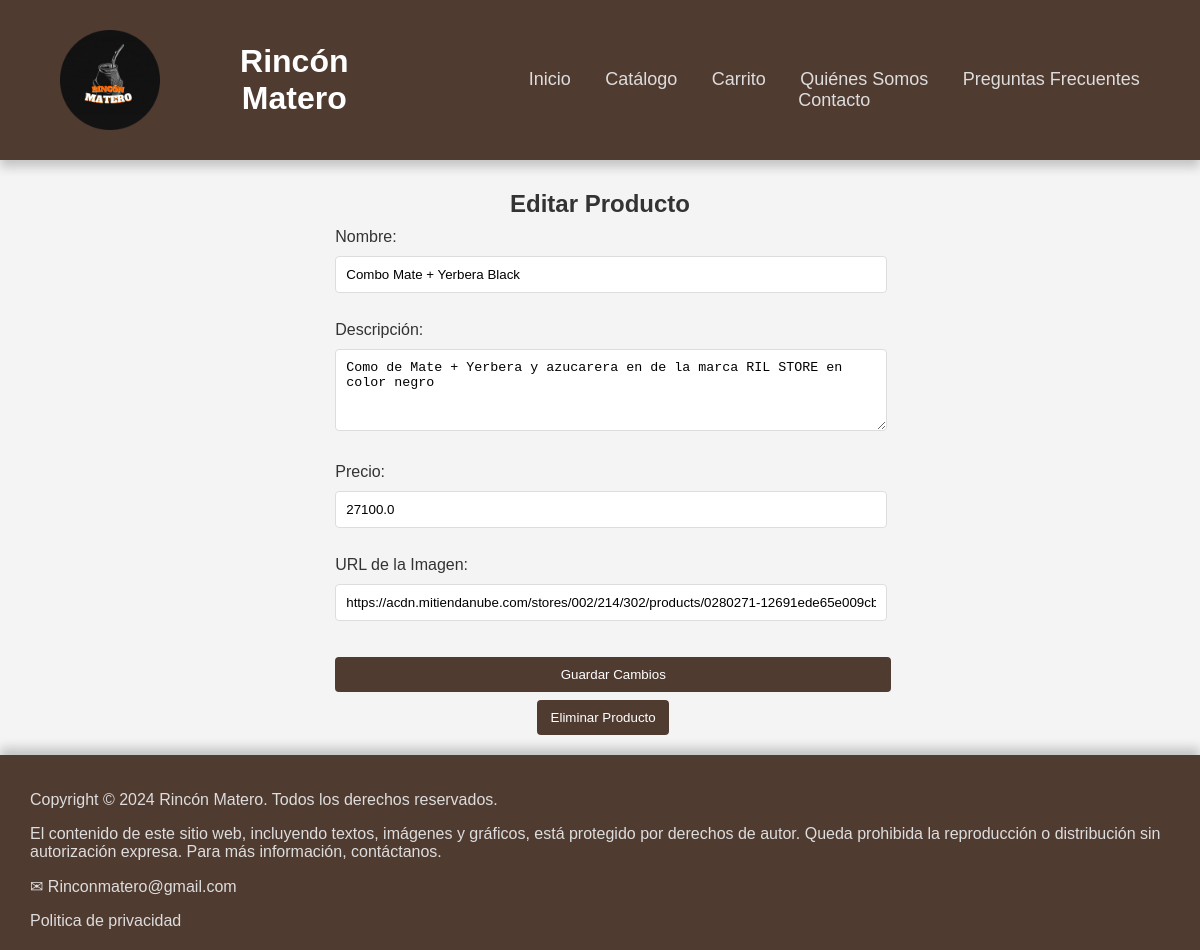
The page /editar_producto/8 on the database as committed earlier.
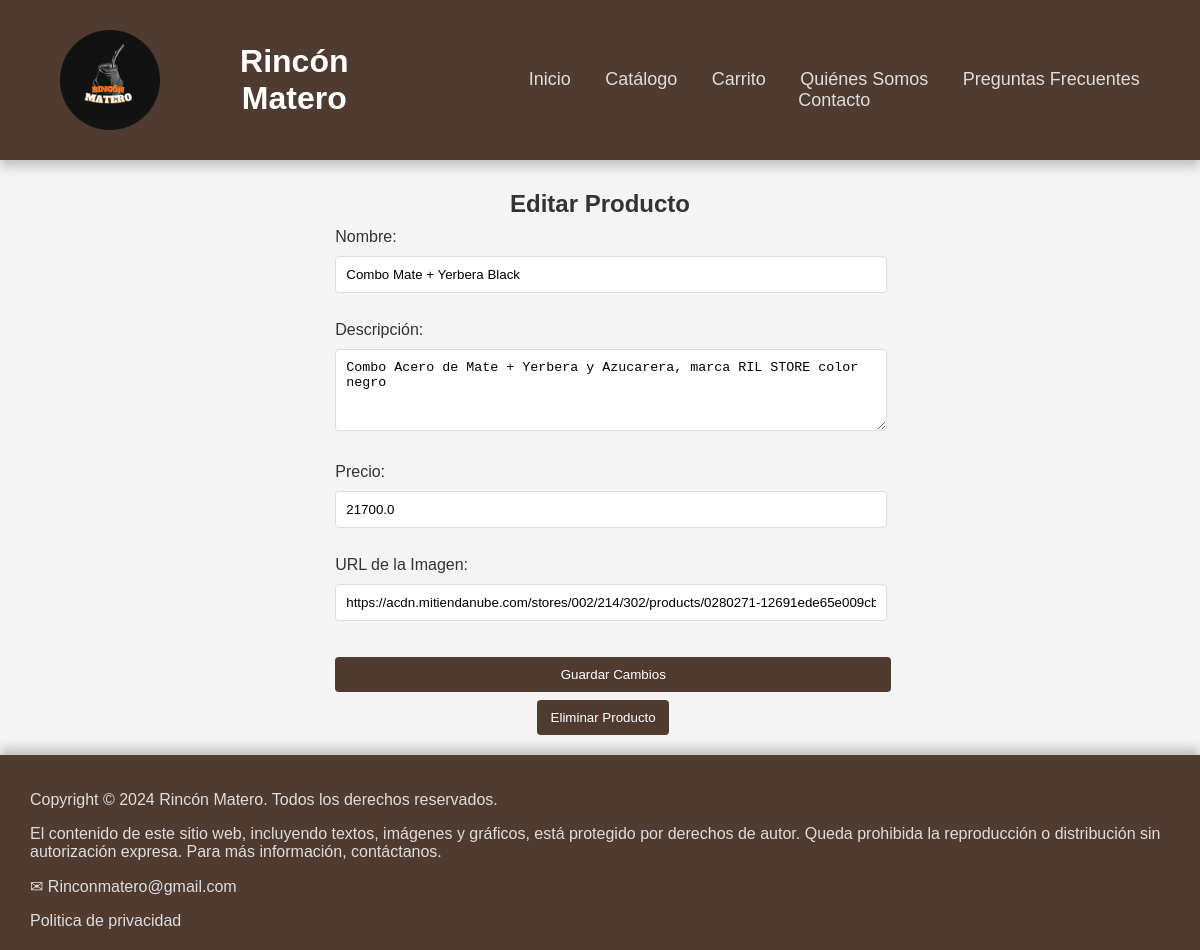
The same page on the database as committed later.
### models.py (models this page shows)
class Producto(db.Model):
    id = db.Column(db.Integer, primary_key=True)
    nombre = db.Column(db.String(100), nullable=False)
    descripcion = db.Column(db.String(200), nullable=False)
    precio = db.Column(db.Float, nullable=False)
    imagen_url = db.Column(db.String(200), nullable=True)  # Campo de imagen agregado

### routes.py (the view, shortened to what this page needs)
@main.route('/editar_producto/<int:producto_id>', methods=['GET', 'POST'])
def editar_producto(producto_id):
    producto = Producto.query.get_or_404(producto_id)
    return render_template('editar_producto.html', producto=producto)

### templates/editar_producto.html (shortened to what this page needs)
{% extends 'base.html' %}
{% block content %}
    <h2>Editar Producto</h2>
    <form method="POST">
        <label for="nombre">Nombre:</label>
        <input type="text" id="nombre" name="nombre" value="{{ producto.nombre }}" required><br><br>
        <label for="descripcion">Descripción:</label>
        <textarea id="descripcion" name="descripcion" rows="4" cols="50" required>{{ producto.descripcion }}</textarea><br><br>
        <label for="precio">Precio:</label>
        <input type="number" id="precio" name="precio" value="{{ producto.precio }}" step="0.01" required><br><br>
        <label for="imagen_url">URL de la Imagen:</label>
        <input type="text" id="imagen_url" name="imagen_url" value="{{ producto.imagen_url }}"><br><br>
        <input type="submit" value="Guardar Cambios">
    </form>
    <form method="POST" action="{{ url_for('main.eliminar_producto', producto_id=producto.id) }}" onsubmit="return confirm('¿Estás seguro de que quieres eliminar este producto?');">
        <input type="submit" value="Eliminar Producto" class="btn-eliminar">
    </form>
{% endblock %}

### templates/base.html (shortened to what this page needs)
<!DOCTYPE html>
<html lang="es">
<head>
    <link rel="stylesheet" href="{{ url_for('static', filename='css/styles.css') }}">
</head>
<body>
    <header>
        <div class="logo">
            <img src="{{ url_for('static', filename='images/iconogrande.png') }}" alt="Imagen Logo Rincón Matero">
            <h1 class="rincon">Rincón Matero</h1>
            <nav>
                <a href="{{ url_for('main.index') }}">Inicio</a>
                <a href="{{ url_for('main.catalogo') }}">Catálogo</a>
                <a href="{{ url_for('main.carrito') }}">Carrito</a>
                <a href="{{ url_for('main.quienes_somos') }}">Quiénes Somos</a>
                <a href="{{ url_for('main.preguntas_frecuentes') }}">Preguntas Frecuentes</a>
                <a href="{{ url_for('main.contacto') }}">Contacto</a>
            </nav>
        </div>
    </header>
    <main>
        {% block content %}{% endblock %}
    </main>
    <footer>
        <div>
        <p>Copyright © 2024 Rincón Matero. Todos los derechos reservados.</p>
        <p>El contenido de este sitio web, incluyendo textos, imágenes y gráficos, está protegido por derechos de autor. Queda prohibida la reproducción o distribución sin autorización expresa. Para más información, contáctanos.</p>
        <a href="mailto:Rinconmatero@gmail.com">✉ Rinconmatero@gmail.com</a>
        <a href="https://policies.google.com/privacy?hl=es">Politica de privacidad</a>
        </div>
    </footer>
</body>
</html>

### static/css/styles.css (style rules this page uses)
body { font-family: 'Trebuchet MS', 'Lucida Sans Unicode', 'Lucida Grande', 'Lucida Sans', Arial, sans-serif; margin: 0; padding: 0; background-color: #f4f4f4; color: #333; display: flex; flex-direction: column; min-height: 100vh; }
header { width: 100%; background-color: #503B31; color: white; padding: 20px 0; text-align: center; box-shadow: 0px 7px 10px rgba(0, 0, 0, 0.2); }
header div { max-width: 1200px; margin: 0 auto; padding-left: 50px; display: flex; flex-direction: row; align-items: center; text-align: center; }
header img { width: 100px; margin: 10px; margin-right: 30px; transition: transform 0.4s ease; }
.rincon { margin-right: 20px; transition: 0.4s ease; animation: cambioDeColores 5s infinite; }
header nav { margin-top: 20px; padding: 15px; }
header nav a { color: #ddd; text-decoration: none; margin: 0px 15px; font-size: 18px; transition: color 0.3s ease; }
footer { width: 100%; background-color: #503B31; color: #ddd; padding: 20px 0; box-shadow: 0px -7px 10px rgba(0, 0, 0, 0.2); display: flexbox; justify-content: left; align-items: left; }
footer div { max-width: 1200px; margin-left: 30px; display: flexbox; flex-direction: column; align-items: center; }
footer a { color: #ddd; text-decoration: none; margin: 5px 0; }
main { width: 80%; margin: 20px auto; display: flex; justify-content: center; align-items: center; flex-direction: column; flex-grow: 1; }
h2, h3, h4 { display: inline; padding: 0px 10px; color: #333; margin: 10px 0; }
form input[type="text"], form input[type="number"], form input[type="email"], form textarea { width: 100%; padding: 10px; margin: 10px 0; border: 1px solid #ddd; border-radius: 4px; transition: background-color 0.3s ease; }
form input[type="submit"] { width: 105%; padding: 10px; margin-top: 8px; background-color: #503B31; color: #fff; border: none; border-radius: 4px; cursor: pointer; transition: background-color 0.3s ease; }

Rows that differ between the two databases and show on the page:
changed Producto "Combo Mate + Yerbera Black": descripcion "Como de Mate + Yerbera y azucarera en de la marca RIL STORE en color negro" → "Combo Acero de Mate + Yerbera y Azucarera, marca RIL STORE color negro"; precio "27100.0" → "21700.0"
